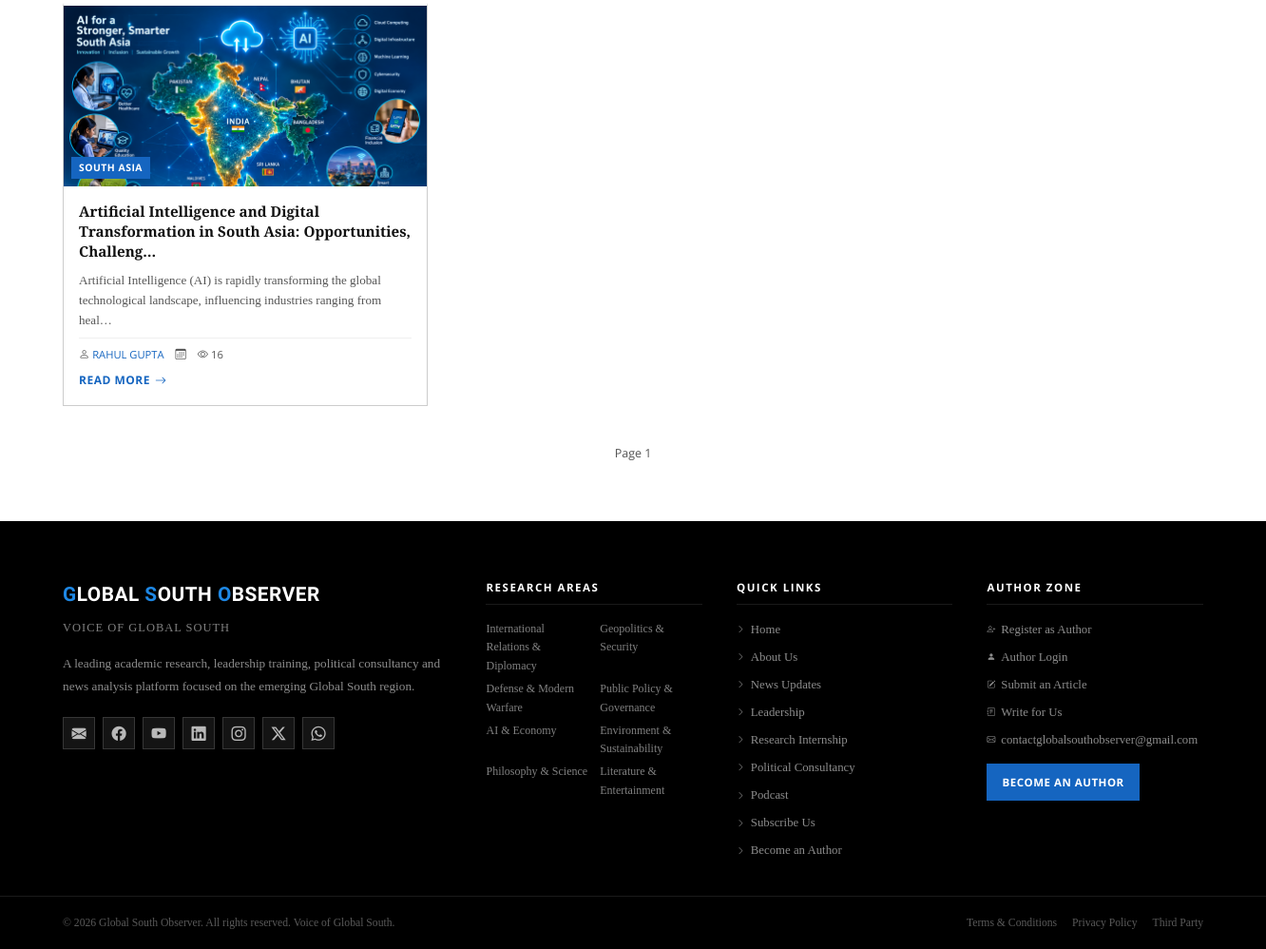
Before: /news/ (lower part) with the older database file.
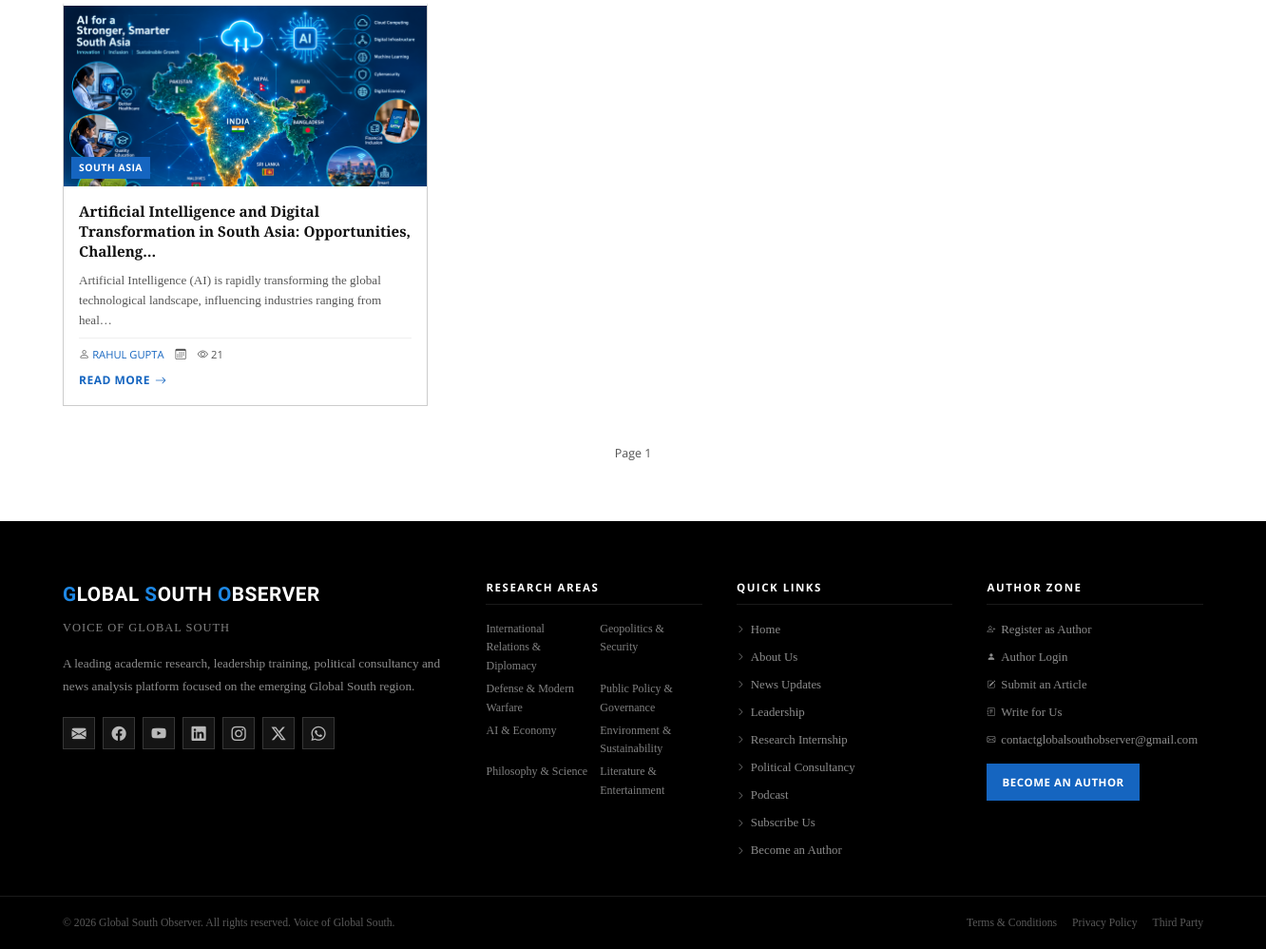
After: the same page with the newer database file.
### observer/models.py (models this page shows, shortened)
class Post(models.Model):
    CATEGORY_CHOICES = [
        ('global-south',        'Global South'),
        ('indo-pacific',        'Indo-Pacific Region'),
        ('south-asia',          'South Asia'),
        ('south-east-asia',     'South East Asia'),
        ('africa-latin-america','Africa & Latin America'),
        ('europe-middle-east',  'Europe & Middle East'),
        ('arctic-north-america','Arctic & North America'),
    ]
    STATUS_CHOICES = [
        ('pending',   'Pending Review'),
        ('published', 'Published'),
        ('rejected',  'Rejected'),
    ]
    title            = models.CharField(max_length=300)
    slug             = models.SlugField(max_length=320, unique=True, blank=True)
    author           = models.ForeignKey(Author, on_delete=models.CASCADE, related_name='posts')
    category         = models.CharField(max_length=50, choices=CATEGORY_CHOICES)
    image            = models.ImageField(upload_to='posts/%Y/%m/')
    keywords         = models.CharField(max_length=500, help_text='Comma-separated keywords')
    content          = models.TextField()
    status           = models.CharField(max_length=20, choices=STATUS_CHOICES, default='pending')
    views            = models.PositiveIntegerField(default=0)
    rejection_reason = models.TextField(blank=True)
    created_at       = models.DateTimeField(auto_now_add=True)
    updated_at       = models.DateTimeField(auto_now=True)
    published_at     = models.DateTimeField(null=True, blank=True)
    class Meta:
        ordering = ['-created_at']
        verbose_name = 'Post'
        verbose_name_plural = 'Posts'
    def get_absolute_url(self):
        from django.urls import reverse
        return reverse('post_detail', kwargs={'slug': self.slug})

class Author(models.Model):
    user = models.OneToOneField(User, on_delete=models.CASCADE, related_name='author_profile')
    bio = models.TextField(blank=True)
    photo = models.ImageField(upload_to='authors/', blank=True, null=True)
    website = models.URLField(blank=True)
    twitter_handle = models.CharField(max_length=100, blank=True)
    linkedin_url = models.URLField(blank=True)
    group = models.ForeignKey(
        AuthorGroup, on_delete=models.SET_NULL,
        null=True, blank=True, related_name='members'
    )
    is_approved = models.BooleanField(default=True)
    created_at = models.DateTimeField(auto_now_add=True)
    class Meta:
        ordering = ['-created_at']
        verbose_name = 'Author'
        verbose_name_plural = 'Authors'
    def __str__(self):
        return self.user.get_full_name() or self.user.username
    def get_absolute_url(self):
        from django.urls import reverse
        return reverse('author_public_profile', kwargs={'username': self.user.username})

### observer/views.py (the view)
# urls.py: path('news/', views.NewsView.as_view(), name='news'),
class NewsView(TemplateView):
    template_name = 'news.html'
    def get_context_data(self, **kwargs):
        ctx = super().get_context_data(**kwargs)
        category = self.request.GET.get('category', 'all')
        page_num = int(self.request.GET.get('page', 1))
        per_page = 12
        qs = Post.objects.filter(status='published').select_related('author__user')
        if category and category != 'all':
            qs = qs.filter(category=category)
        qs = qs.order_by('-published_at')
        total  = qs.count()
        offset = (page_num - 1) * per_page
        posts  = qs[offset:offset + per_page]
        ctx.update({
            'posts':            posts,
            'total':            total,
            'current_category': category,
            'current_page':     page_num,
            'has_next':         total > page_num * per_page,
            'has_prev':         page_num > 1,
            'news_categories':  POST_CATEGORIES,
        })
        return ctx

### templates/news.html (shortened to what this page needs)
{% extends 'base.html' %}
{% block content %}
<section class="section">
  <div class="container">
    {% if total == 0 %}
    <div style="text-align:center;padding:80px 20px;">
      <i class="bi bi-newspaper" style="font-size:4rem;color:var(--blue);opacity:.2;display:block;margin-bottom:20px;"></i>
      <h2 style="font-family:var(--font-title);font-size:2rem;text-transform:uppercase;margin-bottom:10px;">No Articles Yet</h2>
      <p style="color:var(--mid-gray);max-width:480px;margin:0 auto 24px;">No published articles in this category yet. Be the first to contribute!</p>
      <a href="{% url 'author_register' %}" class="btn-primary"><i class="bi bi-pencil-square"></i> Become an Author</a>
    </div>
    {% else %}
    <div class="news-grid" id="news-grid">
      {% for post in posts %}
      <article class="news-card" data-animate>
        <div class="card-img-wrap">
          <a href="{{ post.get_absolute_url }}">
            <img src="{{ post.image.url }}" alt="{{ post.title }}" loading="lazy"
                 onerror="this.src='/static/images/news-placeholder.svg'"/>
          </a>
          <span class="card-source">{{ post.get_category_display }}</span>
        </div>
        <div class="card-body">
          <h3 class="card-title">
            <a href="{{ post.get_absolute_url }}">{{ post.title|truncatechars:90 }}</a>
          </h3>
          <p class="card-desc">{{ post.content|truncatechars:130 }}</p>
          <div class="card-meta">
            <span><i class="bi bi-person"></i>
              <a href="{{ post.author.get_absolute_url }}" style="color:var(--blue);">{{ post.author }}</a>
            </span>
            <span><i class="bi bi-calendar3"></i> {{ post.published_at|date:"d M Y" }}</span>
            <span><i class="bi bi-eye"></i> {{ post.views }}</span>
          </div>
          <a href="{{ post.get_absolute_url }}" class="card-read-more">Read More <i class="bi bi-arrow-right"></i></a>
        </div>
      </article>
      {% endfor %}
    </div>
    <div class="pagination">
      <span class="page-info">Page {{ current_page }}</span>
    </div>
    {% endif %}
  </div>
</section>
{% endblock %}

Changed rows visible on the page:
changed Post "SOUTH ASIA": views "16" → "21"
